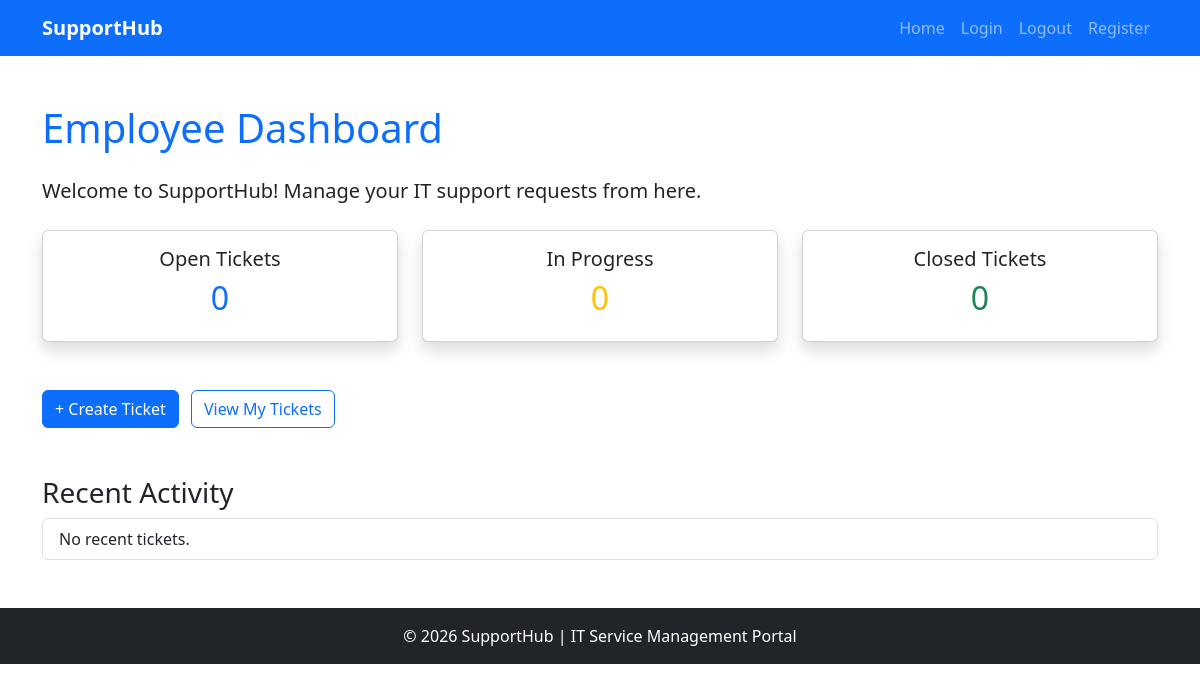
Before: /dashboard/ (signed in) with the older database file.
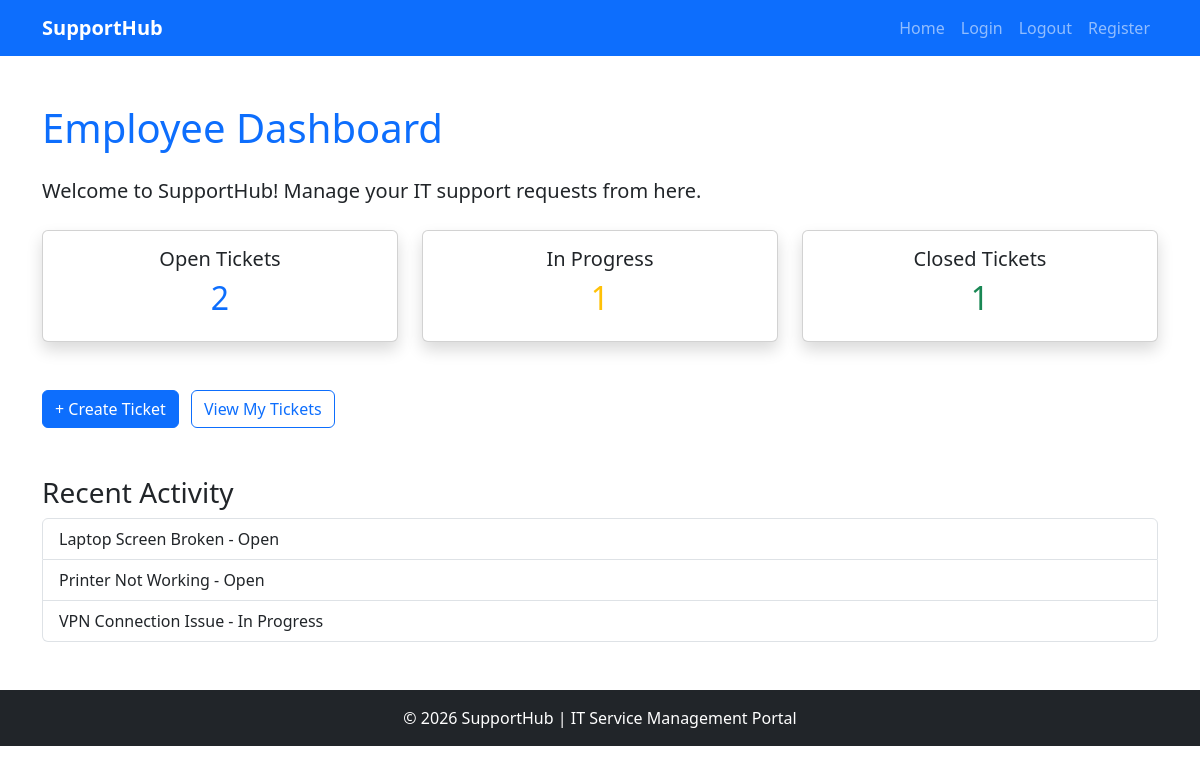
After: the same page with the newer database file.
### tickets/models.py (models this page shows, shortened)
class Ticket(models.Model):
    CATEGORY_CHOICES = [
        ("Hardware", "Hardware"),
        ("Software", "Software"),
        ("Network", "Network"),
        ("Other", "Other"),
    ]
    PRIORITY_CHOICES = [
        ("Low", "Low"),
        ("Medium", "Medium"),
        ("High", "High"),
    ]
    STATUS_CHOICES = [
        ("Open", "Open"),
        ("In Progress", "In Progress"),
        ("Closed", "Closed"),
    ]
    title = models.CharField(max_length=200)
    category = models.CharField(max_length=50, choices=CATEGORY_CHOICES)
    priority = models.CharField(max_length=20, choices=PRIORITY_CHOICES)
    description = models.TextField()
    status = models.CharField(
        max_length=20,
        choices=STATUS_CHOICES,
        default="Open"
    )
    created_at = models.DateTimeField(auto_now_add=True)

### dashboard/views.py (the view)
# urls.py: path("dashboard/", views.dashboard_view, name="dashboard"),
@login_required
def dashboard_view(request):
    open_tickets = Ticket.objects.filter(status="Open").count()
    in_progress_tickets = Ticket.objects.filter(status="In Progress").count()
    closed_tickets = Ticket.objects.filter(status="Closed").count()
    recent_tickets = Ticket.objects.all().order_by("-created_at")[:3]
    context = {
        "open_tickets": open_tickets,
        "in_progress_tickets": in_progress_tickets,
        "closed_tickets": closed_tickets,
        "recent_tickets": recent_tickets,
    }
    return render(request, "dashboard.html", context)

### templates/dashboard.html
{% extends "base.html" %}
{% block content %}
<h1 class="mb-4 text-primary">Employee Dashboard</h1>
<p class="lead">
    Welcome to SupportHub! Manage your IT support requests from here.
</p>
<div class="row mt-4">
    <div class="col-md-4">
        <div class="card text-center shadow">
            <div class="card-body">
                <h5 class="card-title">Open Tickets</h5>
                <h2 class="text-primary">{{ open_tickets }}</h2>
            </div>
        </div>
    </div>
    <div class="col-md-4">
        <div class="card text-center shadow">
            <div class="card-body">
                <h5 class="card-title">In Progress</h5>
                <h2 class="text-warning">{{ in_progress_tickets }}</h2>
            </div>
        </div>
    </div>
    <div class="col-md-4">
        <div class="card text-center shadow">
            <div class="card-body">
                <h5 class="card-title">Closed Tickets</h5>
                <h2 class="text-success">{{ closed_tickets }}</h2>
            </div>
        </div>
    </div>
</div>
<div class="mt-5">
    <a href="/create-ticket/" class="btn btn-primary">
        + Create Ticket
    </a>
    <a href="/ticket-list/" class="btn btn-outline-primary ms-2">
        View My Tickets
    </a>
</div>
<div class="mt-5">
    <h3>Recent Activity</h3>
    <ul class="list-group">
        {% for ticket in recent_tickets %}
        <li class="list-group-item">
            {{ ticket.title }} - {{ ticket.status }}
        </li>
        {% empty %}
        <li class="list-group-item">
            No recent tickets.
        </li>
        {% endfor %}
    </ul>
</div>
{% endblock %}

### templates/base.html (shortened to what this page needs)
<!DOCTYPE html>
<html lang="en">
<head>
    <link href="https://cdn.jsdelivr.net/npm/bootstrap@5.3.7/dist/css/bootstrap.min.css"
          rel="stylesheet">
</head>
<body>
    <nav class="navbar navbar-expand-lg navbar-dark bg-primary">
        <div class="container">
            <a class="navbar-brand fw-bold" href="/">
                SupportHub
            </a>
            <div class="collapse navbar-collapse" id="navbarNav">
                <ul class="navbar-nav ms-auto">
                    <li class="nav-item">
                        <a class="nav-link" href="/">Home</a>
                    </li>
                    <li class="nav-item">
                        <a class="nav-link" href="/login/">Login</a>
                    </li>
		    <li class="nav-item">
                        <a class="nav-link" href="/logout/">Logout</a>
                    </li>
                    <li class="nav-item">
                        <a class="nav-link" href="/register/">Register</a>
                    </li>
                </ul>
            </div>
        </div>
    </nav>
    <div class="container mt-5">
        {% block content %}
        {% endblock %}
    </div>
    <footer class="bg-dark text-white text-center p-3 mt-5">
        © 2026 SupportHub | IT Service Management Portal
    </footer>
</body>
</html>

Changed rows visible on the page:
added Ticket: title "Laptop Screen Broken", status "Open"
added Ticket: title "Printer Not Working", status "Open"
added Ticket: title "VPN Connection Issue", status "In Progress"
Other visible differences:
{{ open_tickets }}: "0" → "2"
{{ in_progress_tickets }}: "0" → "1"
{{ closed_tickets }}: "0" → "1"
text no longer shown: "No recent tickets."
